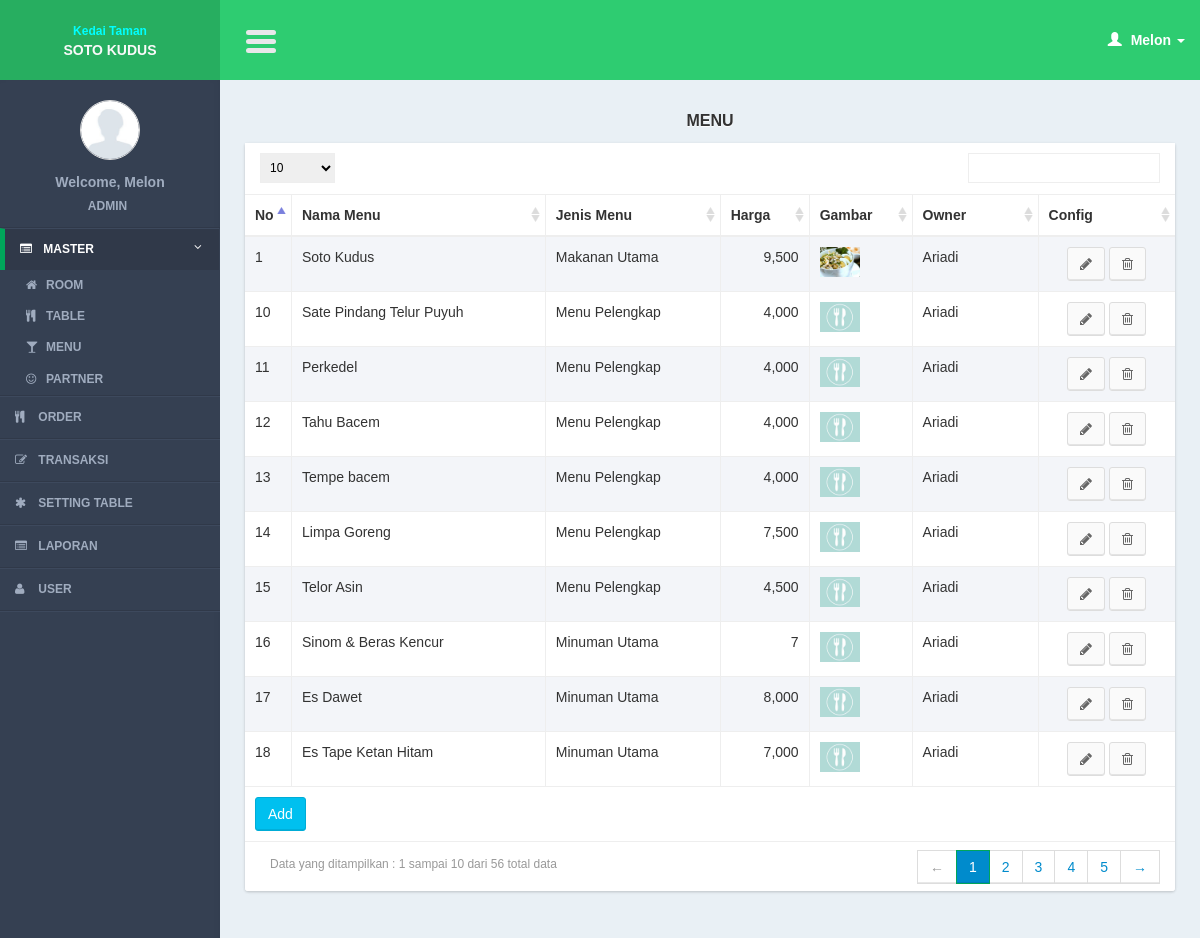
Screenshot of /controllers/menu.php?page=list (signed in) with the database file from the repository.
### tables this page shows
CREATE TABLE IF NOT EXISTS `menus` (
`menu_id` int(11) NOT NULL,
  `menu_type_id` int(11) NOT NULL,
  `menu_name` varchar(100) NOT NULL,
  `menu_price` int(11) NOT NULL,
  `menu_img` text NOT NULL,
  `partner_id` int(11) NOT NULL
);

CREATE TABLE IF NOT EXISTS `menu_types` (
`menu_type_id` int(11) NOT NULL,
  `menu_type_name` varchar(100) NOT NULL
);

CREATE TABLE IF NOT EXISTS `partners` (
`partner_id` int(11) NOT NULL,
  `partner_name` varchar(100) NOT NULL
);

### models/menu_model.php (called while the page is built, shortened)
<?php
function select(){
	$query = mysql_query("select a.* , b.menu_type_name, c.partner_name
							from menus a
							join menu_types b on b.menu_type_id = a.menu_type_id
							join partners c on c.partner_id = a.partner_id
							order by menu_id");
	return $query;
}
?>

### views/menu/list.php (the view, shortened to what this page needs)
     <section class="content">
         <div class="row">
             <div class="col-xs-12">
                  <div class="title_page"> <?= $title ?></div>
                 <div class="box">
                     <div class="box-body2 table-responsive">
                         <table id="example1" class="table table-bordered table-striped">
                             <thead>
                                 <tr>
                                 <th width="5%">No</th>
                                     <th>Nama Menu</th>
                                     <th>Jenis Menu</th>
                                       <th>Harga</th>
                                        <th>Gambar</th>
                                        <th>Owner</th>
                                        <th>Config</th>
                                 </tr>
                             </thead>
                             <tbody>
                                 <?php
                                $no = 1;
                                 while($row = mysql_fetch_array($query)){
                                 ?>
                                 <tr>
                                 <td><?= $no?></td>
                                    <td><?= $row['menu_name']?></td>
                                     <td><?= $row['menu_type_name']?></td>
                                     <td><?= tool_format_number($row['menu_price'])?></td>
                                     <?php
		$gambar = ($row['menu_img']) ? $row['menu_img'] : "default.jpg";
		?>
                                      <td><img src="../img/menu/<?= $gambar?>" height="30" /></td>
                                    <td><?= $row['partner_name']?></td>
                                   <td style="text-align:center;">
                                         <a href="menu.php?page=form&id=<?= $row['menu_id']?>" class="btn btn-default" ><i class="fa fa-pencil"></i></a>
                                         <a href="javascript:void(0)" onclick="confirm_delete(<?= $row['menu_id']; ?>,'menu.php?page=delete&id=')" class="btn btn-default" ><i class="fa fa-trash-o"></i></a>
                                     </td>
                                 </tr>
                                 <?php
$no++;
                                 }
                                 ?>
                             </tbody>
                               <tfoot>
                                 <tr>
                                     <td colspan="10"><a href="<?= $add_button ?>" class="btn btn-info " >Add</a></td>
                                 </tr>
                             </tfoot>
                         </table>
                     </div>
                 </div>
             </div>
         </div>
     </section>

### lib/function.php (shortened to what this page needs)
<?php
function get_header($title = ""){
	include '../views/layout/header.php';
}
function get_footer($query_find = 0){
	include '../views/layout/footer.php';
}
function tool_format_number($data){
	$data = number_format($data, 0);
	$data = "<div style='text-align:right'>".$data."</div>";
	return $data;
}
	?>

### css/AdminLTE.css (style rules this page uses)
html { font-family: 'Source Sans Pro', sans-serif; -webkit-font-smoothing: antialiased; min-height: 100%; background: #E9F0F5; }
body { font-family: 'Source Sans Pro', sans-serif; -webkit-font-smoothing: antialiased; min-height: 100%; background: #E9F0F5; }
a { color: #3c8dbc; }
.content { padding: 30px 10px; }
img { max-width: 100%important; }
.table-striped > tbody > tr:nth-child(odd), .table-striped > tbody > tr:nth-child(odd) { background:#F3F5F9; }
.box { position: relative; margin-bottom: 20px; -webkit-border-radius: 3px; -moz-border-radius: 3px; border-radius: 3px !important; width: 100%; background:#fff; box-shadow: 0 1px 3px rgba(0, 0, 0, 0.1); }
.box .box-body2 { background:#fff; -webkit-border-top-left-radius: 0; -webkit-border-top-right-radius: 0; -webkit-border-bottom-right-radius: 3px; -webkit-border-bottom-left-radius: 3px; -moz-border-radius-topleft: 0; -moz-border-radius-topright: 0; -moz-border-radius-bottomright: 3px; -moz-border-radius-bottomleft: 3px; border-top-left-radius: 0; border-top-right-radius: 0; border-bottom-right-radius: 3px; border-bottom-left-radius: 3px; box-shadow: 0 1px 3px rgba(0, 0, 0, 0.1); }
.btn { font-weight: 500; -webkit-border-radius: 3px; -moz-border-radius: 3px; border-radius: 3px; border: 1px solid transparent; -webkit-box-shadow: inset 0px -2px 0px 0px rgba(0, 0, 0, 0.09); -moz-box-shadow: inset 0px -2px 0px 0px rgba(0, 0, 0, 0.09); box-shadow: inset 0px -1px 0px 0px rgba(0, 0, 0, 0.09); }
.btn.btn-default { background-color: #fafafa; color: #666; border-color: #ddd; border-bottom-color: #ddd; }
.btn.btn-info { background-color: #00c0ef; border-color: #00acd6; }
.title_page { font-size:medium; text-align:center; font-weight:bold; margin-bottom:10px; text-shadow: 0 1px 1px #ffffff; text-transform:uppercase; }

### css/tooltip/tooltip-classic.css (style rules this page uses)
html, body { margin:0; height:100%; font-family: arial; }

### rows the page displays
menus: menu_name "Soto Kudus", menu_type.menu_type_name "Makanan Utama", menu_price "9,500", menu_img (picture), partner.partner_name "Ariadi"
menus: menu_name "Sate Pindang Telur Puyuh", menu_type.menu_type_name "Menu Pelengkap", menu_price "4,000", partner.partner_name "Ariadi"
menus: menu_name "Perkedel", menu_type.menu_type_name "Menu Pelengkap", menu_price "4,000", partner.partner_name "Ariadi"
menus: menu_name "Tahu Bacem", menu_type.menu_type_name "Menu Pelengkap", menu_price "4,000", partner.partner_name "Ariadi"
menus: menu_name "Tempe bacem", menu_type.menu_type_name "Menu Pelengkap", menu_price "4,000", partner.partner_name "Ariadi"
menus: menu_name "Limpa Goreng", menu_type.menu_type_name "Menu Pelengkap", menu_price "7,500", partner.partner_name "Ariadi"
menus: menu_name "Telor Asin", menu_type.menu_type_name "Menu Pelengkap", menu_price "4,500", partner.partner_name "Ariadi"
menus: menu_name "Sinom & Beras Kencur", menu_type.menu_type_name "Minuman Utama", menu_price "7", partner.partner_name "Ariadi"
menus: menu_name "Es Dawet", menu_type.menu_type_name "Minuman Utama", menu_price "8,000", partner.partner_name "Ariadi"
menus: menu_name "Es Tape Ketan Hitam", menu_type.menu_type_name "Minuman Utama", menu_price "7,000", partner.partner_name "Ariadi"

### other values shown
$user_data[0] "Melon"
$user_data[1] "ADMIN"
$title "MENU"
